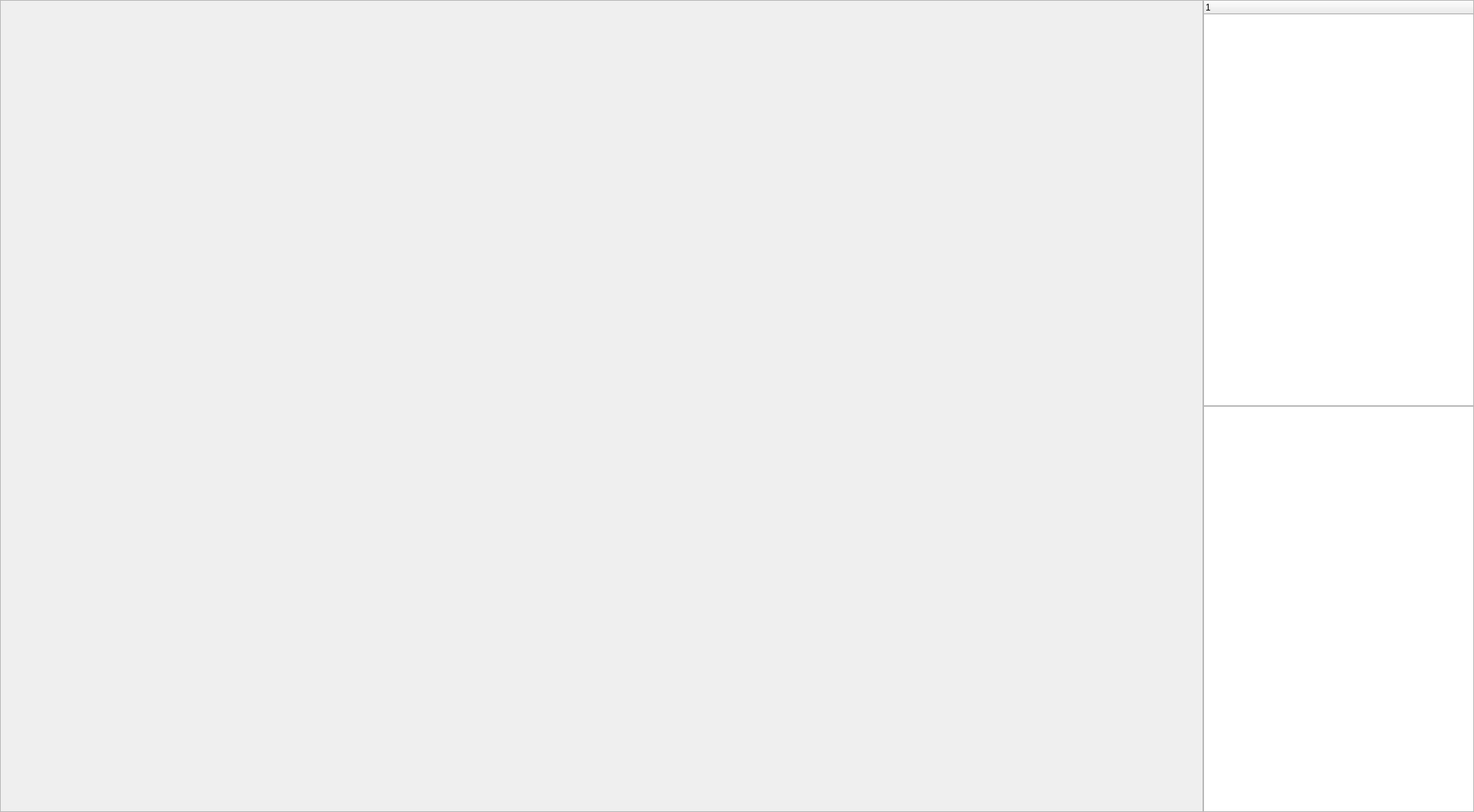
<?xml version="1.0" encoding="UTF-8"?>
<ui version="4.0">
 <class>MainWindow</class>
 <widget class="QMainWindow" name="MainWindow">
  <property name="geometry">
   <rect>
    <x>0</x>
    <y>0</y>
    <width>1960</width>
    <height>1080</height>
   </rect>
  </property>
  <property name="windowTitle">
   <string>MainWindow</string>
  </property>
  <widget class="QWidget" name="AppWidget">
   <widget class="QListWidget" name="PropertyWidget">
    <property name="geometry">
     <rect>
      <x>1600</x>
      <y>540</y>
      <width>360</width>
      <height>540</height>
     </rect>
    </property>
   </widget>
   <widget class="QTreeWidget" name="LayerWidget">
    <property name="geometry">
     <rect>
      <x>1600</x>
      <y>0</y>
      <width>360</width>
      <height>540</height>
     </rect>
    </property>
    <column>
     <property name="text">
      <string/>
     </property>
    </column>
   </widget>
   <widget class="QScrollArea" name="prewArea">
    <property name="geometry">
     <rect>
      <x>0</x>
      <y>0</y>
      <width>1600</width>
      <height>1080</height>
     </rect>
    </property>
    <property name="widgetResizable">
     <bool>true</bool>
    </property>
    <widget class="QWidget" name="scrollAreaWidgetContents">
     <property name="geometry">
      <rect>
       <x>0</x>
       <y>0</y>
       <width>1598</width>
       <height>1078</height>
      </rect>
     </property>
    </widget>
   </widget>
  </widget>
  <widget class="QMenuBar" name="menubar">
   <property name="geometry">
    <rect>
     <x>0</x>
     <y>0</y>
     <width>1960</width>
     <height>26</height>
    </rect>
   </property>
  </widget>
 </widget>
 <resources/>
 <connections/>
</ui>
